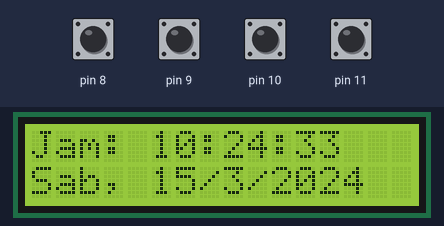
Simulated run of this sketch. Board: Arduino Uno, built with avr-gcc and run on an emulated ATmega328P. Shown: 16×2 character LCD. Wiring (inferred from the names in the program): DS1307 clock at I2C address 0x68. The inputs (shaded band) are chosen by the test bench; at power-on: pin 8–11 HIGH. The local clock reads 2024-03-15 10:24:30 at power-on unless the sketch sets it.

Above: at 3.2 s.
3.3 s: pin 8 pulled LOW for 1.2 s
At 5.1 s:
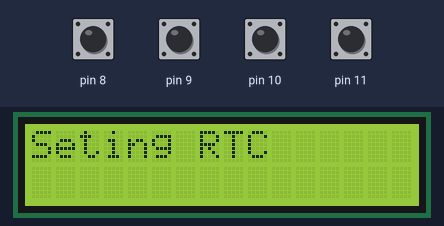
8.6 s: pin 10 pulled LOW for 1.2 s
At 10.7 s:
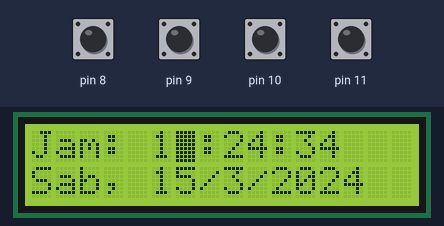
11.3 s: pin 8 pulled LOW for 1.2 s
At 12.9 s:
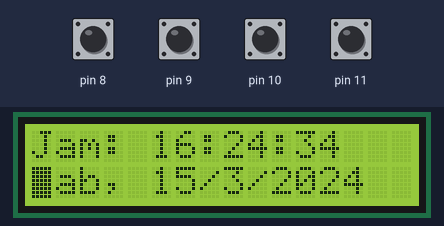
14.0 s: pin 8 pulled LOW for 1.2 s
At 15.7 s:
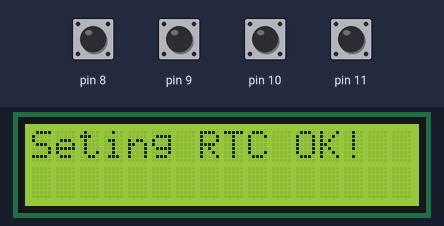
Timing chart, 0 to 17.2 s (numbered marks = the images above; inputs shaded):
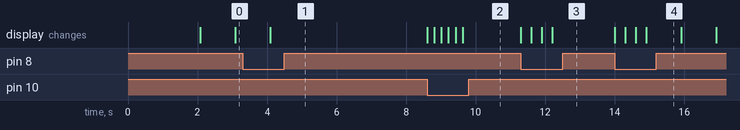

The sketch:

Kalender_digital_tampilan_LCD.ino
```cpp
/*************************************
 * Program : Project 49. Kalender digital tampilan LCD
 * 125 Proyek Arduino Inkubatek
 * www.inkubator-teknologi.com
 * www.tokotronik.com
 * ***********************************/
#include <LiquidCrystal.h>
#include "Wire.h"
#define DS1307_ADDRESS 0x68
byte zero = 0x00;
LiquidCrystal lcd(2, 3, 4, 5, 6, 7);

int menu;
byte second ,minute,hour, weekDay;
byte monthDay,month,year;

boolean up=false;
boolean down=false;

void setup(){
  pinMode(8,INPUT);
  pinMode(9,INPUT);
  pinMode(10,INPUT);
  pinMode(11,INPUT);
  digitalWrite(8,HIGH);
  digitalWrite(9,HIGH);
  digitalWrite(10,HIGH);
  digitalWrite(11,HIGH);
  Wire.begin();
  lcd.begin(16, 2);
  lcd.setCursor(0,0);
  lcd.print("Kalender digital");
  delay(2000);
  lcd.clear();
}

void loop(){
  bacaRTC();
  lcdDisplay();
  cekTombol();
  delay(1000);
}

byte decToBcd(byte val){
  return ( (val/10*16) + (val%10) );
}

byte bcdToDec(byte val)  {
  return ( (val/16*10) + (val%16) );
}

void bacaRTC(){
  Wire.beginTransmission(DS1307_ADDRESS);
  Wire.write(zero);
  Wire.endTransmission();
  Wire.requestFrom(DS1307_ADDRESS, 7);
  second = bcdToDec(Wire.read());
  minute = bcdToDec(Wire.read());
  hour = bcdToDec(Wire.read() & 0b111111);
  weekDay = bcdToDec(Wire.read());
  monthDay = bcdToDec(Wire.read());
  month = bcdToDec(Wire.read());
  year = bcdToDec(Wire.read());
}

void cekTombol(){
  if (digitalRead(8)==0){
    lcd.clear();
    lcd.print("Seting RTC");
    delay(2000);
    menu++;
    lcd.clear();
    lcdDisplay();
    lcd.blink();
    do{
      //------------------------next
      if (digitalRead(8)==0){
        delay(300);
        menu++;
      }
      //--------------------back
      else if (digitalRead(9)==0){
        delay(300);
        if (menu > 1){
         menu--;
        }
      }
      //---------------------------up
      else if(digitalRead(10)==0){
        delay(200);
        up=true;
      }

  //----------------------------down
      else if(digitalRead(11)==0){
        delay(200);
        down=true;
      }
 //-------------------------edit data jam
      if (menu==1){
        if (up==true && hour < 24){
            hour++;
            lcdDisplay();
        }
        else if (down==true && hour>0){
            hour--;
            lcdDisplay();
        }
        up=false;
        down=false;
        if (hour<10){
          lcd.setCursor(5,0);
        }
        else  {
          lcd.setCursor(6,0);
        }
      }

 //-------------------------edit data menit
      else if (menu==2){
        if (up==true && minute < 59){
            minute++;
            lcdDisplay();
          }
        else if (down==true && minute>0){
           minute--;
           lcdDisplay();
        }
           up=false;
           down=false;

        if (hour<10 && minute<10){
          lcd.setCursor(7,0);
        }
        else if (hour<10 && minute>9){
          lcd.setCursor(8,0);
        }
        else if (hour>9 && minute<10){
          lcd.setCursor(8,0);
        }
        else if (hour>9 && minute>9){
          lcd.setCursor(9,0);
        }
      }

 //-------------------------edit data detik
      else if (menu==3){
        if (up==true && second < 59){
            second++;
            lcdDisplay();
          }
        else if (down==true && second>0){
           second--;
           lcdDisplay();
        }
        up=false;
        down=false;

        if (hour<10 && minute<10 && second<10){
          lcd.setCursor(9,0);
        }
        else if (hour<10 && minute<10 && second>9){
          lcd.setCursor(10,0);
        }
        else if (hour<10 && minute>9 && second<10){
          lcd.setCursor(10,0);
        }
        else if (hour>9 && minute<10 && second<10){
          lcd.setCursor(10,0);
        }
        else if (hour<10 && minute>9 && second>9){
          lcd.setCursor(11,0);
        }
        else if (hour>9 && minute>9 && second<10){
          lcd.setCursor(11,0);
        }
        else if (hour>9 && minute<10 && second>9){
          lcd.setCursor(11,0);
        }
        else if (hour>9 && minute>9 && second>9){
          lcd.setCursor(12,0);
        }
      }

 //-------------------------edit data hari
      else if (menu==4){
        if (up==true && weekDay < 6){
            weekDay++;
            lcdDisplay();
        }
        else if (down==true && weekDay>0){
            weekDay--;
            lcdDisplay();
        }
        up=false;
        down=false;
        lcd.setCursor(0,1);
      }

 //-------------------------edit data tanggal
      else if (menu==5){
        if (up==true && monthDay < 31){
            monthDay++;
            lcdDisplay();
        }
        else if (down==true && monthDay>1){
            monthDay--;
            lcdDisplay();
        }
        up=false;
        down=false;
        if (monthDay<10){
          lcd.setCursor(5,1);
        }
        else  {
          lcd.setCursor(6,1);
        }
      }

 //-------------------------edit data bulan
      else if (menu==6){
        if (up==true && month < 12){
            month++;
            lcdDisplay();
          }
        else if (down==true && month>1){
           month--;
           lcdDisplay();
        }
           up=false;
           down=false;

        if (monthDay<10 && month<10){
          lcd.setCursor(7,1);
        }
        else if (monthDay<10 && month>9){
          lcd.setCursor(8,1);
        }
        else if (monthDay>9 && month<10){
          lcd.setCursor(8,1);
        }
        else if (monthDay>9 && month>9){
          lcd.setCursor(9,1);
        }
      }

 //-------------------------edit data tahun
      else if (menu==7){
        if (up==true && year < 99){
            year++;
            lcdDisplay();
          }
        else if (down==true && year>0){
           year--;
           lcdDisplay();
        }
        up=false;
        down=false;

        if (monthDay<10 && month<10 && year<10){
          lcd.setCursor(11,1);
        }
        else if (monthDay<10 && month<10 && year>9){
          lcd.setCursor(12,1);
        }
        else if (monthDay<10 && month>9 && year<10){
          lcd.setCursor(12,1);
        }
        else if (monthDay>9 && month<10 && year<10){
          lcd.setCursor(12,1);
        }
        else if (monthDay<10 && month>9 && year>9){
          lcd.setCursor(13,1);
        }
        else if (monthDay>9 && month>9 && year<10){
          lcd.setCursor(13,1);
        }
        else if (monthDay>9 && month<10 && year>9){
          lcd.setCursor(13,1);
        }
        else if (monthDay>9 && month>9 && year>9){
          lcd.setCursor(14,1);
        }
      }

 //-------------------------simpan data RTC
      if (menu==8)setingRTC();
    }
    while(menu < 8);
    lcd.clear();
    lcd.noBlink();
    lcd.print("Seting RTC OK!");
    delay(1000);
    lcd.clear();
    menu=0;
  }
}

void lcdDisplay(){
  lcd.setCursor(0,0);
  lcd.print("Jam:");
  lcd.setCursor(5,0);
  lcd.print(hour);
  lcd.print(":");
  lcd.print(minute);
  lcd.print(":");
  lcd.print(second);
  lcd.print("    ");

  lcd.setCursor(0,1);
  hari();
  lcd.setCursor(5,1);
  lcd.print(monthDay);
  lcd.print("/");
  lcd.print(month);
  lcd.print("/20");
  lcd.print(year);
  lcd.print("    ");
}

void hari(){
  if (weekDay==0){
    lcd.print("Ming, ");
  }
  else if (weekDay==1){
    lcd.print("Sen,");
  }
  else if (weekDay==2){
    lcd.print("Sel,");
  }
  else if (weekDay==3){
    lcd.print("Rab,");
  }
  else if (weekDay==4){
    lcd.print("Kam,");
  }
  else if (weekDay==5){
    lcd.print("Jum,");
  }
  else if (weekDay==6){
    lcd.print("Sab,");
  }
}

void setingRTC(){
  Wire.beginTransmission(DS1307_ADDRESS);
  Wire.write(zero); //stop RTC
  Wire.write(decToBcd(second));
  Wire.write(decToBcd(minute));
  Wire.write(decToBcd(hour));
  Wire.write(decToBcd(weekDay));
  Wire.write(decToBcd(monthDay));
  Wire.write(decToBcd(month));
  Wire.write(decToBcd(year));
  Wire.write(zero); //start
  Wire.endTransmission();
}
```

Measured:
- after the input at 3.3 s, the display: changes after 0.79 s (image 1)
